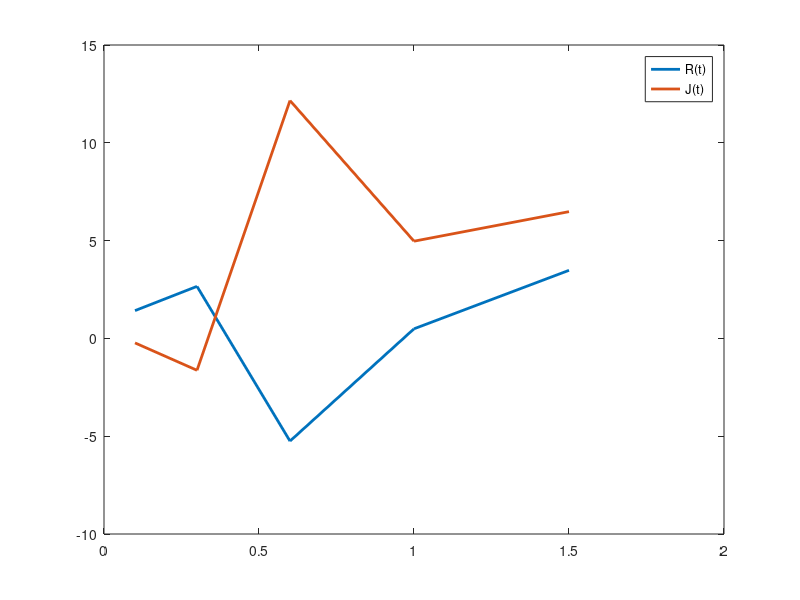

Recreate this plot in MATLAB.
R = [1.42 2.66 -5.25 0.49 3.48]
J = [-0.23 -1.63 12.16 4.97 6.48]
figure
plot([0.1 0.3 0.6 1 1.5], R, 'LineWidth', 2)
hold on
plot([0.1 0.3 0.6 1 1.5], J, 'LineWidth', 2)
hold off
legend({'R(t)','J(t)'},'Location','northeast')
